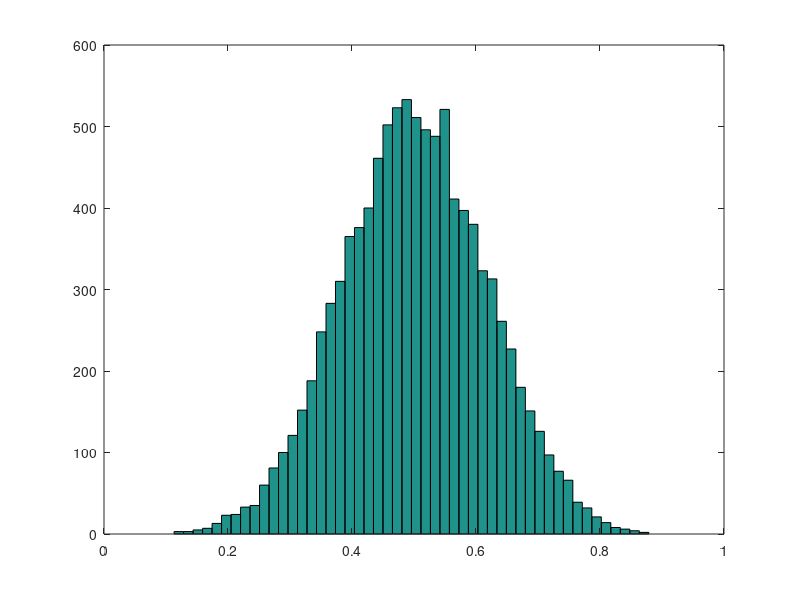

Write MATLAB code to recreate this figure. (Note: this script raises an error after producing the figure.)
p = 6;
xmin=0;
xmax=1;
n=10000;
X = xmin + (xmax - xmin)*sum(rand(n,p),2)/p; % to sum dinei ena 
% vector 10000X1 to opoio einai! sa na exei deigmatoliptithei apo normal
% dist. 
hist(X,50) % 50= number of bins.



%
%
%
close all;
clear all;
colored_image=imread('lenna.png');
%The colored image is a nXmX3 array of numbers. The latter dimension
%denotes the RGB of the image. 
%Check: https://www.youtube.com/watch?v=nAVgUfk-ALE&ab_channel=MATLAB
gray_image=rgb2gray(colored_image);
figure(1)
imshow(colored_image);
figure(2)
imshow(gray_image);
title("Lenna Gray")
%On the contrary, converting the image into a gray image we eliminate the
%latter dimension and the picture is a two simensional array which can be 
% patched into vectors.

figure(3)
imhist(gray_image)
%The x-axis of the intensity(!) histogram represents the intensity values
%while the y-axis is the pixel count.

%How to show part of the image...
croppedImage = gray_image(1:10, 1:10);
figure(4)
imshow(croppedImage);

% The imtool command depicts the image and offers a detailed description of
% it.
imtool(gray_image)

%The commant im2double rescales the output from integer data types
%to the range [0, 1] (!!!!).
image_double=im2double(gray_image);

%So if I want to add (Gaussian) noise to this image, I have to limit the
%noise values within the interval [0,1]. In order to do so, I employ the 
% Central Limit Theorem (CLT).

A=sum(rand(512,512,500,10),4)/10;

% add noise as usual. 
noisy_image=image_double+0.1*randn(512,512);
figure(5)
imshow(noisy_image)

%But, how you create normal random numbers within specific limits?
